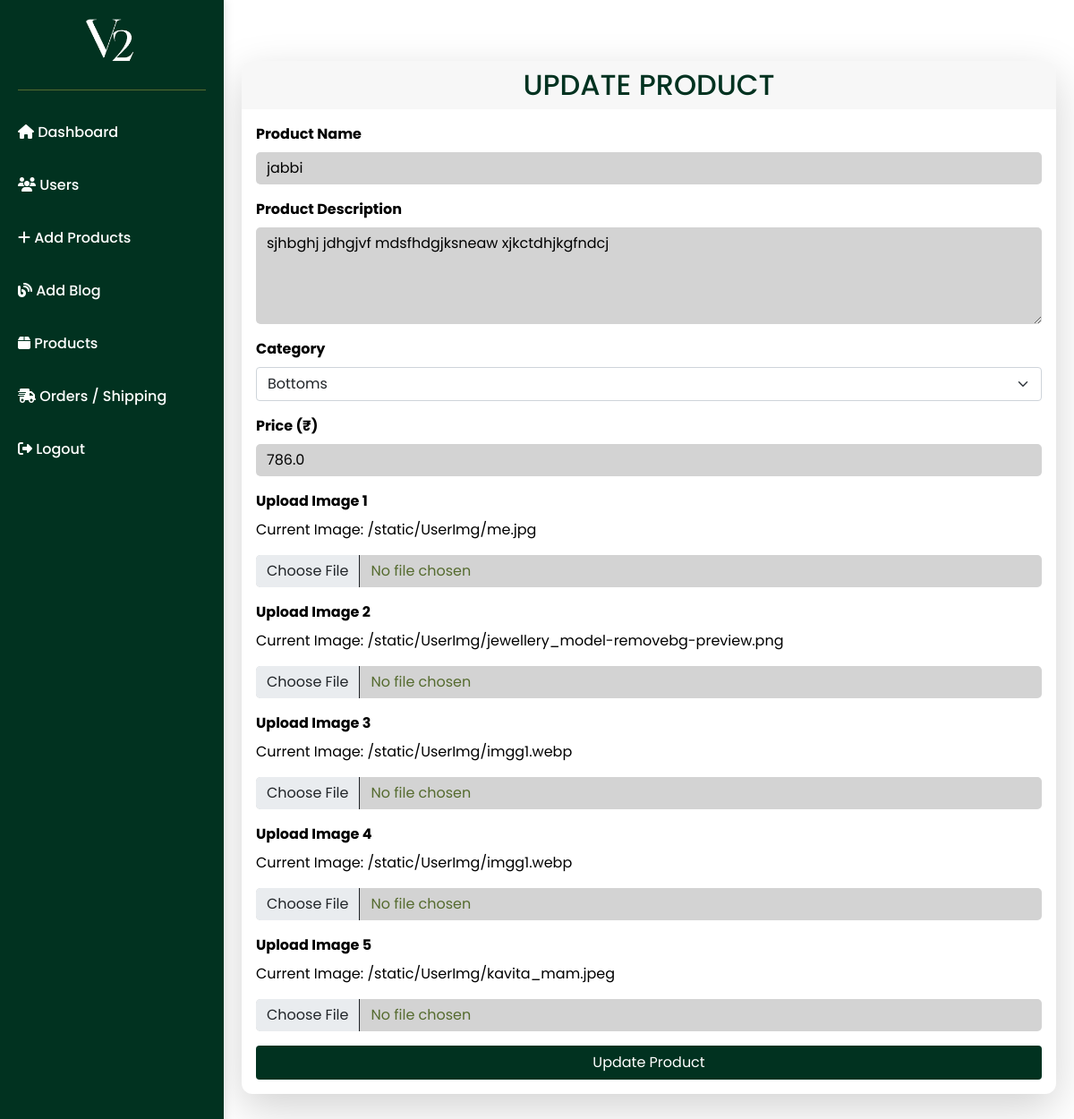
Screenshot of /update/2 (signed in) with the database file from the repository.
### models.py (models this page shows)
class Product(Base):
    __tablename__ = 'product'
    id = Column(Integer, primary_key=True)
    productname = Column(String, nullable=False)
    productDesc = Column(String, nullable=False)
    productPrice = Column(Float, nullable=False)
    productCategory = Column(String(150) , nullable=False)
    img1 = Column(String, nullable=False)
    img2 = Column(String, nullable=False)
    img3 = Column(String, nullable=False)
    img4 = Column(String, nullable=False)
    img5 = Column(String, nullable=False)
    carts = relationship('Cart', back_populates='product')

### app.py (the view)
@app.route('/update/<int:abc>')
def update(abc):
    username = session.get('username')
    data = db_session.query(Product).get(abc)
    if not data:
        return render_template("update.html", error="Product not found", username=username)
    return render_template("update.html", username=username, mydata=data)

### templates/update.html (shortened to what this page needs)
{% extends 'admin_base.html' %}
{% block xyz %}
<div class="container py-5 main_div">
     <div class="row align-items-center">
          <div class="col-md-12">
               <div class="card border-0 shadow-lg">
                    <div class="card-header text-center" style="color: #013220;">
                         <h2 class="mb-0">Update PRODUCT</h2>
                    </div>
                    <div class="card-body" style=" color: #000000;">
                         <form action="/Updateddata/{{mydata.id}}" method="POST" enctype="multipart/form-data">
                              <div class="mb-3">
                                   <label for="productName" class="form-label">Product Name</label>
                                   <input type="text" class="form-control" id="productName"
                                        placeholder="Enter product name" name="pname" required style="color: #000000;"
                                        value="{{mydata.productname}}">
                              </div>
                              <div class="mb-3">
                                   <label for="productDescription" class="form-label">Product Description</label>
                                   <textarea class="form-control" id="productDescription" rows="4"
                                        placeholder="Enter product description" name="desc"
                                        required style="color: #000000;">{{mydata.productDesc}}</textarea>
                              </div>
                              <div class="mb-3">
                                   <label for="productCategory" class="form-label">Category</label>
                                   <select class="form-select" id="productCategory" name="category" required>
                                        <option selected disabled>{{mydata.productCategory}}</option>
                                   </select>
                              </div>
                              <div class="mb-3">
                                   <label for="productPrice" class="form-label">Price (₹)</label>
                                   <input type="number" class="form-control" id="productPrice"
                                        placeholder="Enter product price" name="pprice" required
                                        value="{{mydata.productPrice}}" style="color: #000000;">
                              </div>
                              <div class="mb-3">
                                   <label for="productImage" class="form-label">Upload Image 1</label>
                                   {% if mydata.img1 %}
                                   <div>
                                        <p>Current Image: {{ mydata.img1 }}</p>
                                   </div>
                                   {% endif %}
                                   <input class="form-control" type="file" id="productImage" accept="image/*"
                                        name="img1" style="color: #556B2F;">
                              </div>
                              <div class="mb-3">
                                   <label for="productImage" class="form-label">Upload Image 2</label>
                                   {% if mydata.img2 %}
                                   <div>
                                        <p>Current Image: {{ mydata.img2 }}</p>
                                   </div>
                                   {% endif %}
                                   <input class="form-control" type="file" id="productImage" accept="image/*"
                                        name="img2" style="color: #556B2F;">
                              </div>
                              <div class="mb-3">
                                   <label for="productImage" class="form-label">Upload Image 3</label>
                                   {% if mydata.img3 %}
                                   <div>
                                        <p>Current Image: {{ mydata.img3 }}</p>
                                   </div>
                                   {% endif %}
                                   <input class="form-control" type="file" id="productImage" accept="image/*"
                                        name="img3" style="color: #556B2F;">
                              </div>
                              <div class="mb-3">
                                   <label for="productImage" class="form-label" >Upload Image 4</label>
                                   {% if mydata.img1 %}
                                   <div>
                                        <p>Current Image: {{ mydata.img4 }}</p>
                                   </div>
                                   {% endif %}
                                   <input class="form-control" type="file" id="productImage" accept="image/*"
                                        name="img4" style="color: #556B2F;">
                              </div>
                              <div class="mb-3">
                                   <label for="productImage" class="form-label">Upload Image 5</label>
                                   {% if mydata.img5 %}
                                   <div>
                                        <p>Current Image: {{ mydata.img5 }}</p>
                                   </div>
                                   {% endif %}
                                   <input class="form-control" type="file" id="productImage" accept="image/*"
                                        name="img5" style="color: #556B2F;">
                              </div>
                              <div class="text-center">
                                   <button type="submit" class="btn w-100" style="background-color: #013220; color:#fff; font-size:1rem">
                                        Update Product
                                   </button>
                              </div>
                         </form>
                    </div>
               </div>
          </div>
     </div>
</div>
{% endblock xyz%}

### static/css/admin_style.css (style rules this page uses)
body { margin: 0; font-family: "poppins"; }

### static/css/add_product.css (style rules this page uses)
.card { border-radius: 8px; overflow: hidden; transition: box-shadow 0.3s ease; }
.card-header { font-size: 1.5rem; font-weight: bold; text-transform: uppercase; border-bottom: none; }
.form-label { font-weight: bold; color: #000000; }
.form-control { border-radius: 5px; border: 1px solid #ddd; background-color: #000000; color: #E6C399; transition: border-color 0.3s ease; }

### static/css/add_blog.css (style rules this page uses)
.container { padding: 5rem 0; }
.card { border-radius: 12px; }
.card-header { color: #fff; }
.form-label { color: #000000; }
.form-control { background-color: #D3D3D3; border: none; color: #fff; }
.text-center { text-align: center; }
.mb-3 { margin-bottom: 1rem; }
.border-0 { border: none; }

### rows the page displays
Product: pname "jabbi", desc "sjhbghj jdhgjvf mdsfhdgjksneaw xjkctdhjkgfndcj", category "Bottoms", pprice "786.0", img1 "/static/UserImg/me.jpg", img2 "/static/UserImg/jewellery_model-removebg-preview.png", img3 "/static/UserImg/imgg1.webp", img4 "/static/UserImg/imgg1.webp", img5 "/static/UserImg/kavita_mam.jpeg"
